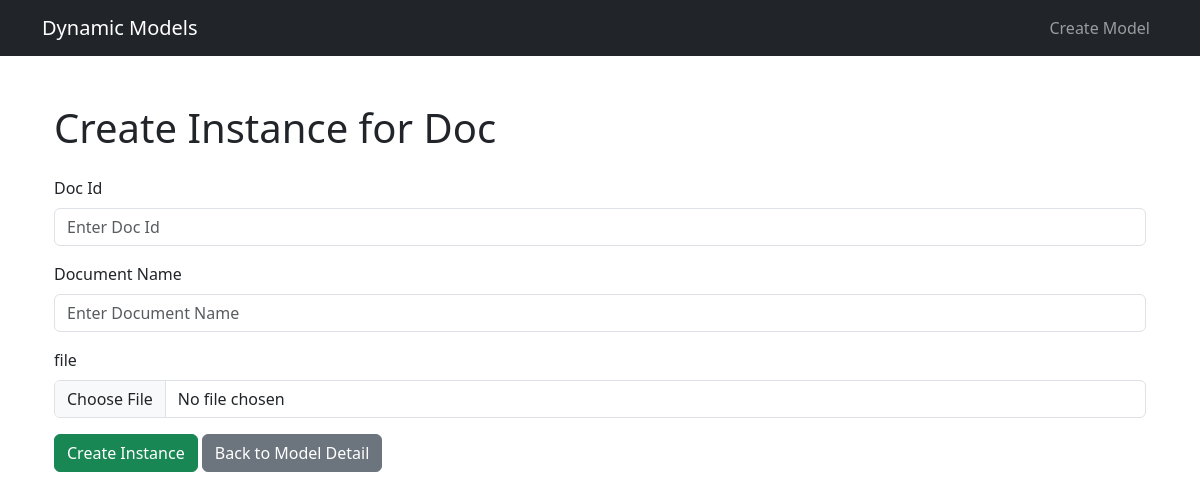
The page /models/1/instances/create/ (signed in) on the database its author committed.
### dynamic_app/models.py (models this page shows, shortened)
class DynamicModel(models.Model):
    name = models.CharField(max_length=100, unique=True)
    created_by = models.ForeignKey(User, on_delete=models.CASCADE)
    created_at = models.DateTimeField(auto_now_add=True)
    updated_at = models.DateTimeField(auto_now=True)

class DynamicField(models.Model):
    FIELD_TYPES = [
        ('char', 'Character'),
        ('text', 'Text'),
        ('int', 'Integer'),
        ('decimal', 'Decimal'),
        ('bool', 'Boolean'),
        ('date', 'Date'),
        ('datetime', 'DateTime'),
        ('file', 'File'),
        ('choice', 'Choice'),
    ]
    dynamic_model = models.ForeignKey(DynamicModel, on_delete=models.CASCADE, related_name='fields')
    name = models.CharField(max_length=100)
    display_name = models.CharField(max_length=100)
    field_type = models.CharField(max_length=20, choices=FIELD_TYPES)
    is_required = models.BooleanField(default=False)
    is_unique = models.BooleanField(default=True)
    is_readonly = models.BooleanField(default=False)
    display_order = models.IntegerField(default=0)
    created_by = models.ForeignKey(User, on_delete=models.CASCADE)
    created_at = models.DateTimeField(auto_now_add=True)
    updated_at = models.DateTimeField(auto_now=True)
    class Meta:
        ordering = ['display_order']
        unique_together = ['dynamic_model', 'name']

### dynamic_app/views.py (the view, shortened to what this page needs)
# urls.py: path('models/<int:model_pk>/instances/create/', views.instance_create, name='instance_create'),
@login_required
def instance_create(request, model_pk):
    model = get_object_or_404(DynamicModel, pk=model_pk, created_by=request.user)
    fields = model.fields.all()
    return render(request, 'dynamic_models/instance_form.html', {
        'model': model,
        'fields': fields,
        'errors': errors if request.method == 'POST' else {}
    })

### dynamic_app/templatetags/custom_filters.py (called while the page is built)
@register.filter
def get_item(dictionary, key):
    return dictionary.get(key)

### dynamic_app/templates/dynamic_models/instance_form.html (shortened to what this page needs)
{% extends 'base_generic.html' %}
{% load custom_filters %}
{% block content %}
  <div class="container mt-5">
    <h1 class="mb-4">Create Instance for {{ model.name }}</h1>
    <form method="post" enctype="multipart/form-data" class="needs-validation" novalidate>
      {% for field in fields %}
        <div class="form-group mb-3">
          <label for="{{ field.name }}" class="form-label">{{ field.display_name }}</label>
          {% if field.field_type == 'bool' %}
            <div class="form-check">
              <input type="checkbox" name="{{ field.name }}" id="{{ field.name }}" class="form-check-input">
              <label for="{{ field.name }}" class="form-check-label">{{ field.display_name }}</label>
            </div>
          {% elif field.field_type == 'char' %}
            <input type="text" name="{{ field.name }}" id="{{ field.name }}" class="form-control"
                   placeholder="Enter {{ field.display_name }}">
          {% elif field.field_type == 'text' %}
            <textarea name="{{ field.name }}" id="{{ field.name }}" class="form-control" rows="4"
                      placeholder="Enter {{ field.display_name }}"></textarea>
          {% elif field.field_type == 'int' %}
            <input type="number" name="{{ field.name }}" id="{{ field.name }}" class="form-control"
                   placeholder="Enter {{ field.display_name }}">
          {% elif field.field_type == 'decimal' %}
            <input type="number" step="any" name="{{ field.name }}" id="{{ field.name }}" class="form-control"
                   placeholder="Enter {{ field.display_name }}">
          {% elif field.field_type == 'date' %}
            <input type="date" name="{{ field.name }}" id="{{ field.name }}" class="form-control">
          {% elif field.field_type == 'datetime' %}
            <input type="datetime-local" name="{{ field.name }}" id="{{ field.name }}" class="form-control">
          {% elif field.field_type == 'file' %}
            <input type="file" name="{{ field.name }}" id="{{ field.name }}" class="form-control">
          {% elif field.field_type == 'choice' %}
            <select name="{{ field.name }}" id="{{ field.name }}" class="form-control">
              {% for choice in field.choices.all %}
                <option value="{{ choice.value }}">{{ choice.display_name }}</option>
              {% endfor %}
            </select>
          {% elif field.field_type == 'fk' %}
            <select name="{{ field.name }}" id="{{ field.name }}" class="form-control">
              {% for option in field.related_model.all %}
                <option value="{{ option.pk }}">{{ option }}</option>
              {% endfor %}
            </select>
          {% elif field.field_type == 'm2m' %}
            <select name="{{ field.name }}" id="{{ field.name }}" class="form-control" multiple>
              {% for option in field.related_model.all %}
                <option value="{{ option.pk }}">{{ option }}</option>
              {% endfor %}
            </select>
          {% endif %}
        </div>
      {% endfor %}
      <button type="submit" class="btn btn-success">Create Instance</button>
      <a href="{% url 'model_detail' model.pk %}" class="btn btn-secondary">Back to Model Detail</a>
    </form>
  </div>
{% endblock %}

### rows shown on the page
DynamicModel: name "Doc"
DynamicField: display_name "Doc Id", display_name "Enter Doc Id"
DynamicField: display_name "Document Name", display_name "Enter Document Name"
DynamicField: display_name "file"
